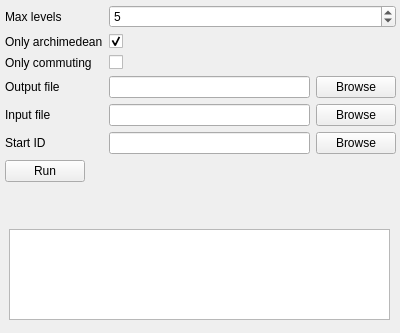
<?xml version="1.0" encoding="UTF-8"?>
<ui version="4.0">
 <class>runner_widget</class>
 <widget class="QWidget" name="runner_widget">
  <property name="geometry">
   <rect>
    <x>0</x>
    <y>0</y>
    <width>400</width>
    <height>333</height>
   </rect>
  </property>
  <property name="windowTitle">
   <string>Runner</string>
  </property>
  <widget class="QWidget" name="centralWidget">
   <property name="geometry">
    <rect>
     <x>0</x>
     <y>0</y>
     <width>401</width>
     <height>221</height>
    </rect>
   </property>
   <property name="sizePolicy">
    <sizepolicy hsizetype="Preferred" vsizetype="Preferred">
     <horstretch>0</horstretch>
     <verstretch>0</verstretch>
    </sizepolicy>
   </property>
   <property name="maximumSize">
    <size>
     <width>16777215</width>
     <height>239</height>
    </size>
   </property>
   <property name="autoFillBackground">
    <bool>false</bool>
   </property>
   <layout class="QVBoxLayout" name="verticalLayout">
    <property name="sizeConstraint">
     <enum>QLayout::SetMaximumSize</enum>
    </property>
    <item>
     <layout class="QFormLayout" name="formLayout">
      <property name="sizeConstraint">
       <enum>QLayout::SetMaximumSize</enum>
      </property>
      <property name="leftMargin">
       <number>5</number>
      </property>
      <property name="topMargin">
       <number>5</number>
      </property>
      <property name="rightMargin">
       <number>5</number>
      </property>
      <property name="bottomMargin">
       <number>5</number>
      </property>
      <item row="0" column="0">
       <widget class="QLabel" name="label">
        <property name="text">
         <string>Max levels</string>
        </property>
       </widget>
      </item>
      <item row="1" column="0">
       <widget class="QLabel" name="label_2">
        <property name="text">
         <string>Only archimedean</string>
        </property>
       </widget>
      </item>
      <item row="2" column="0">
       <widget class="QLabel" name="label_3">
        <property name="text">
         <string>Only commuting</string>
        </property>
       </widget>
      </item>
      <item row="3" column="0">
       <widget class="QLabel" name="label_4">
        <property name="text">
         <string>Output file</string>
        </property>
       </widget>
      </item>
      <item row="4" column="0">
       <widget class="QLabel" name="label_5">
        <property name="text">
         <string>Input file</string>
        </property>
       </widget>
      </item>
      <item row="5" column="0">
       <widget class="QLabel" name="label_6">
        <property name="text">
         <string>Start ID</string>
        </property>
       </widget>
      </item>
      <item row="1" column="1">
       <widget class="QCheckBox" name="archimedean_checkbox">
        <property name="text">
         <string/>
        </property>
        <property name="checked">
         <bool>true</bool>
        </property>
       </widget>
      </item>
      <item row="2" column="1">
       <widget class="QCheckBox" name="commuting_checkbox">
        <property name="text">
         <string/>
        </property>
       </widget>
      </item>
      <item row="0" column="1">
       <widget class="QSpinBox" name="max_levels_spin">
        <property name="minimum">
         <number>1</number>
        </property>
        <property name="value">
         <number>5</number>
        </property>
       </widget>
      </item>
      <item row="3" column="1">
       <layout class="QHBoxLayout" name="horizontalLayout">
        <item>
         <widget class="QLineEdit" name="outpu_line"/>
        </item>
        <item>
         <widget class="QPushButton" name="output_browse">
          <property name="text">
           <string>Browse</string>
          </property>
         </widget>
        </item>
       </layout>
      </item>
      <item row="4" column="1">
       <layout class="QHBoxLayout" name="horizontalLayout_2">
        <item>
         <widget class="QLineEdit" name="input_line"/>
        </item>
        <item>
         <widget class="QPushButton" name="input_browse">
          <property name="text">
           <string>Browse</string>
          </property>
         </widget>
        </item>
       </layout>
      </item>
      <item row="5" column="1">
       <layout class="QHBoxLayout" name="horizontalLayout_3">
        <item>
         <widget class="QLineEdit" name="start_id_line"/>
        </item>
        <item>
         <widget class="QPushButton" name="start_id_browse">
          <property name="text">
           <string>Browse</string>
          </property>
         </widget>
        </item>
       </layout>
      </item>
      <item row="6" column="0">
       <widget class="QPushButton" name="run_button">
        <property name="text">
         <string>Run</string>
        </property>
       </widget>
      </item>
     </layout>
    </item>
   </layout>
  </widget>
  <widget class="QScrollArea" name="scrollArea">
   <property name="geometry">
    <rect>
     <x>9</x>
     <y>229</y>
     <width>381</width>
     <height>91</height>
    </rect>
   </property>
   <property name="widgetResizable">
    <bool>true</bool>
   </property>
   <widget class="QWidget" name="scrollAreaWidgetContents">
    <property name="geometry">
     <rect>
      <x>0</x>
      <y>0</y>
      <width>379</width>
      <height>89</height>
     </rect>
    </property>
    <widget class="QTextEdit" name="console_output">
     <property name="geometry">
      <rect>
       <x>-7</x>
       <y>-1</y>
       <width>391</width>
       <height>91</height>
      </rect>
     </property>
     <property name="sizePolicy">
      <sizepolicy hsizetype="Expanding" vsizetype="Expanding">
       <horstretch>0</horstretch>
       <verstretch>0</verstretch>
      </sizepolicy>
     </property>
     <property name="autoFillBackground">
      <bool>false</bool>
     </property>
     <property name="undoRedoEnabled">
      <bool>false</bool>
     </property>
     <property name="readOnly">
      <bool>true</bool>
     </property>
    </widget>
   </widget>
  </widget>
 </widget>
 <resources/>
 <connections/>
</ui>
